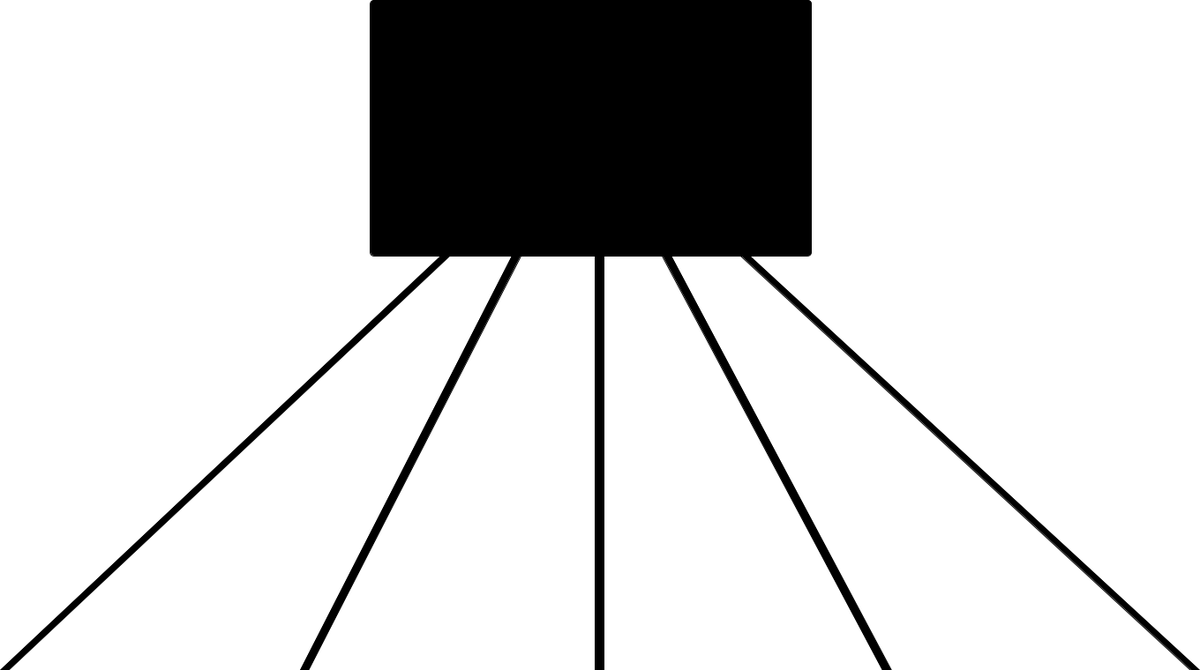
Frame 1 (no input)
Frame 60 (the mouse pressed at the canvas centre just before this capture): identical to frame 1, image omitted
Frame 120 (the mouse held since frame 60 and released just before this capture): identical to frame 1, image omitted

The Processing sketch that drew this single still picture (run headless with seeded random() and noise(); from frame 60 on, the mouse is pressed at the canvas centre):

// Processing sketch: Main
// ── Main.pde
Background bg;

void setup() {
    size(1360, 760);
    bg = new Background(1360, 760);
}

void draw() {
    bg.setBackground();
}

// ── Background.pde
class Background {
    private float width;
    private float height;
    
    Background(float width, float height) {
        this.width = width;
        this.height = height;
    }
    
    public void setBackground() {
        background(255, 255, 255);
        float screenHeight = drawScreen();
        setPathBoundary(screenHeight);
    }
    
    private void setPathBoundary(float screenHeight) {
        Quadrilateral quadrilateral = new Quadrilateral(width, height);
        quadrilateral.drawPathBoundary(0.3676, 0, screenHeight);
        quadrilateral.drawPathBoundary(0.4265, 0.25, screenHeight);
        quadrilateral.drawPathBoundary(0.4963, 0.4963, screenHeight);
        quadrilateral.drawPathBoundary(0.5522, 0.7353, screenHeight);
        quadrilateral.drawPathBoundary(0.6176, 0.9926, screenHeight);
    }
    
    private float drawScreen() {
        float x = 0.3088 * width;
        float y = 0;
        float screenWidth = 0.3676 * width;
        float screenHeight = 0.3816 * height;
      
        fill(0, 0, 0);
        rect(x, y, screenWidth, screenHeight, 5);
        return screenHeight;
    }
    
}

// ── Quadrilateral.pde
class Quadrilateral {
    private float width;
    private float height;
    
    Quadrilateral(float width, float height) {
        this.width = width;
        this.height = height;
    }
    
    public void drawPathBoundary(float topX, float botX, float screenHeight) {
        float x1 = topX * width;
        float x2 = x1 + 0.007353 * width;
        float x4 = botX * width;
        float x3 = x4 + 0.007352 * width;
        
        quad(x1, screenHeight, x2, screenHeight, x3, height, x4, height);
    }
}
